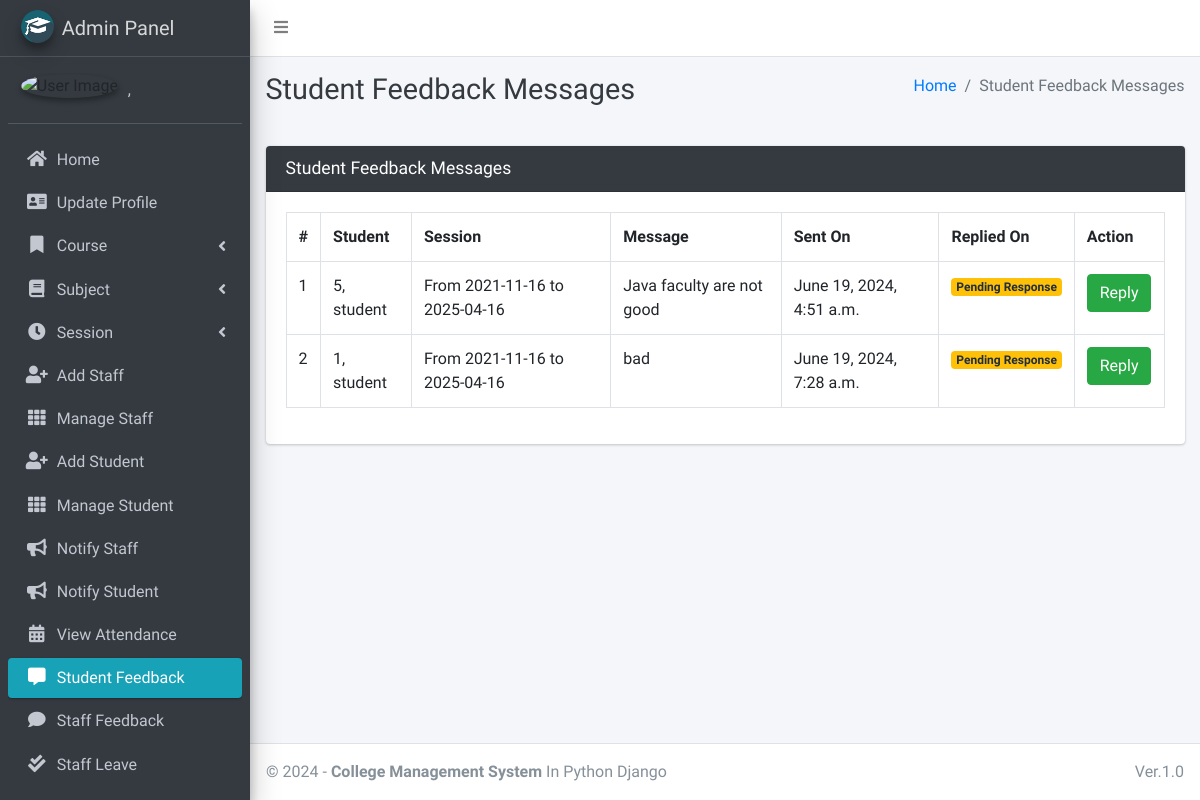
The page /student/view/feedback/ (signed in) on the database as committed earlier.
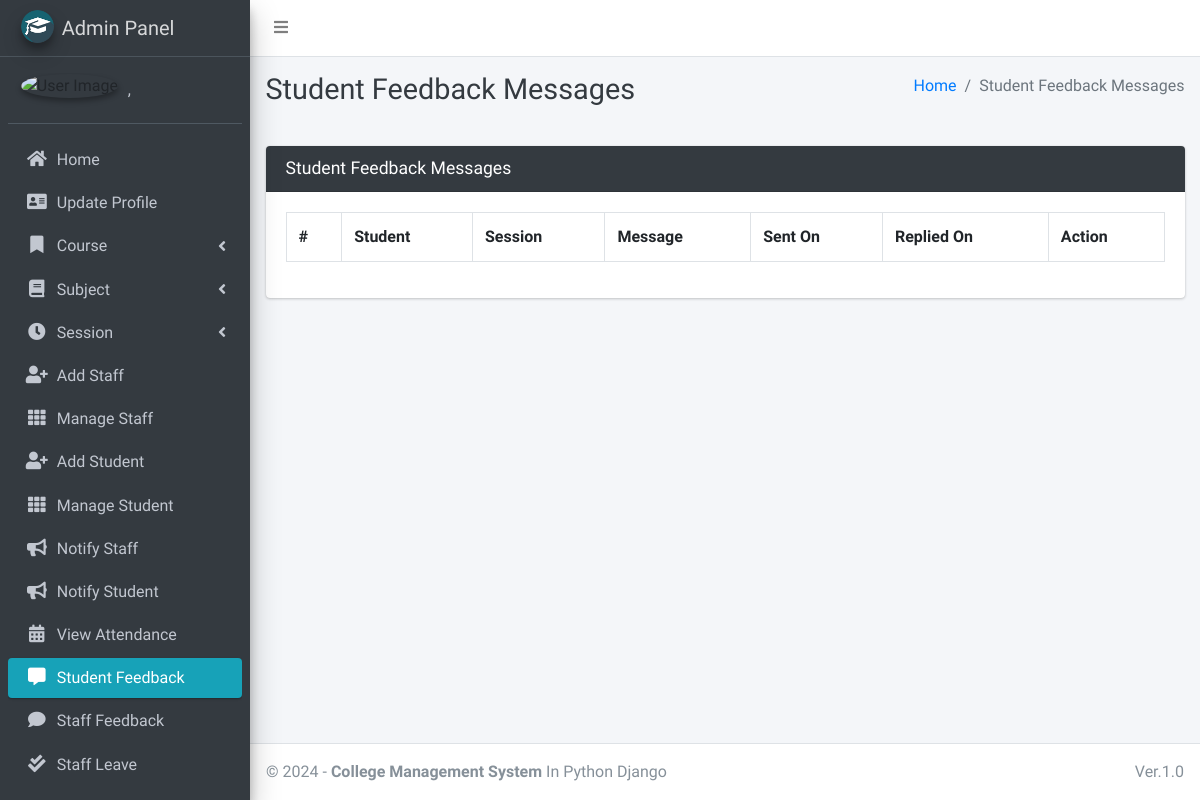
The same page on the database as committed later.
### main_app/models.py (models this page shows)
class FeedbackStudent(models.Model):
    student = models.ForeignKey(Student, on_delete=models.CASCADE)
    feedback = models.TextField()
    reply = models.TextField()
    created_at = models.DateTimeField(auto_now_add=True)
    updated_at = models.DateTimeField(auto_now=True)

class Student(models.Model):
    admin = models.OneToOneField(CustomUser, on_delete=models.CASCADE)
    course = models.ForeignKey(Course, on_delete=models.DO_NOTHING, null=True, blank=False)
    session = models.ForeignKey(Session, on_delete=models.DO_NOTHING, null=True)
    def __str__(self):
        return self.admin.last_name + ", " + self.admin.first_name

class CustomUser(AbstractUser):
    USER_TYPE = ((1, "HOD"), (2, "Staff"), (3, "Student"))
    GENDER = [("M", "Male"), ("F", "Female")]
    username = None  # Removed username, using email instead
    email = models.EmailField(unique=True)
    user_type = models.CharField(default=1, choices=USER_TYPE, max_length=1)
    gender = models.CharField(max_length=1, choices=GENDER)
    profile_pic = models.ImageField()
    address = models.TextField()
    fcm_token = models.TextField(default="")  # For firebase notifications
    created_at = models.DateTimeField(auto_now_add=True)
    updated_at = models.DateTimeField(auto_now=True)
    USERNAME_FIELD = "email"
    REQUIRED_FIELDS = []
    objects = CustomUserManager()
    def __str__(self):
        return self.last_name + ", " + self.first_name

class Session(models.Model):
    start_year = models.DateField()
    end_year = models.DateField()
    def __str__(self):
        return "From " + str(self.start_year) + " to " + str(self.end_year)

### main_app/hod_views.py (the view, shortened to what this page needs)
# urls.py: path("student/view/feedback/", hod_views.student_feedback_message,
@csrf_exempt
def student_feedback_message(request):
    if request.method != 'POST':
        feedbacks = FeedbackStudent.objects.all()
        context = {
            'feedbacks': feedbacks,
            'page_title': 'Student Feedback Messages'
        }
        return render(request, 'hod_template/student_feedback_template.html', context)

### main_app/templates/hod_template/student_feedback_template.html (shortened to what this page needs)
{% extends 'main_app/base.html' %}
{% load static %}
{% block page_title %}{{page_title}}{% endblock page_title %}
{% block content %}
<section class="content">
    <div class="container-fluid">
        <div class="row">
            <div class="col-md-12">
                <div class="card card-dark">
                    <div class="card-header">
                        <h3 class="card-title">{{page_title}}</h3>
                    </div>
                    <div class="table card-body">
                        <table class="table table-bordered table-hover">
                            <tr>
                                <th>#</th>
                                <th>Student</th>
                                <th>Session</th>
                                <th>Message</th>
                                <th>Sent On</th>
                                <th>Replied On</th>
                                <th>Action</th>
                            </tr>
                            {% for feedback in  feedbacks %}
                              <tr>
                                  <td>{{forloop.counter}}</td>
                                  <td>{{feedback.student}}</td>
                                  <td>{{feedback.student.session}}</td>
                                  <td>{{feedback.feedback}}</td>
                                      {% if feedback.reply == "" %}
                                      <td>{{feedback.created_at}}</td>
                                      <td><span  class='badge badge-warning'>Pending Response</span></td>
                                           <td> <button data-toggle = "modal" data-target = "#reply_modal" value="{{feedback.id}}" class="btn btn-success reply_open_modal">Reply</button>
                                          {% else %}
                                          <td>{{feedback.created_at}}</td>
                                          <td>{{feedback.updated_at}}</td>
                                            <td>{{feedback.reply}}</td>
                                      {% endif %}
                                  </td>
                              </tr>
                            {% endfor %}
                        </table>
                    </div>
                    </div>
            </div>
        </div>
    </div>
</section>
{% endblock content %}

Rows that differ between the two databases and show on the page:
removed FeedbackStudent: student "5, student", student.session "From 2021-11-16 to 2025-04-16", feedback "Java faculty are not good", created_at "June 19, 2024, 4:51 a.m."
removed FeedbackStudent: student "1, student", student.session "From 2021-11-16 to 2025-04-16", feedback "bad", created_at "June 19, 2024, 7:28 a.m."
